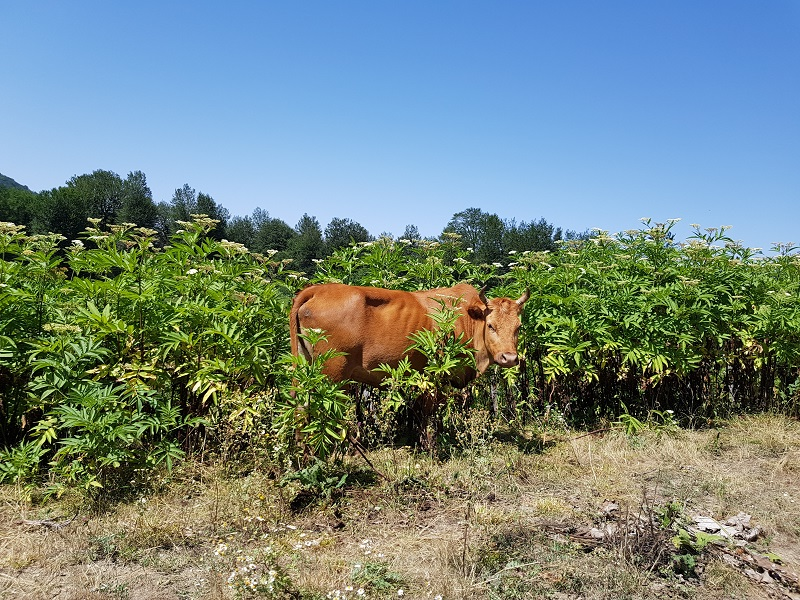
//> input picture 01_start_opencv_gray_scaling/images/input.jpg, 800 x 600 px
$ ./main   (built with g++ and OpenCV 4)
//> lines starting //> are read from the running program, lines starting //| are printed output that depends on the picture
#include <iostream>
#include <opencv4/opencv2/opencv.hpp>

#define CANVAS_WIDTH 512
#define CANVAS_HEIGHT 512

int main(int argc, char const *argv[])
{
    /*
     * Create a black canvas and demonstrate basic drawing operations
     */

    // Create a black image with 3 channels (BGR color space)
    cv::Mat img = cv::Mat::zeros(CANVAS_HEIGHT, CANVAS_WIDTH, CV_8UC3);

    std::cout << "Created canvas: " << CANVAS_WIDTH << "x" << CANVAS_HEIGHT
              << " | Channels: " << img.channels() << std::endl;

    cv::namedWindow("Blank Canvas (Black Image)", cv::WINDOW_GUI_EXPANDED);
    cv::imshow("Blank Canvas (Black Image)", img);
    std::cout << "Blank black canvas created. Press any key to continue..." << std::endl;
    cv::waitKey(0);

    /*
     * Draw a blue diagonal line across the canvas
     * OpenCV uses BGR color format: cv::Scalar(Blue, Green, Red)
     */
    cv::line(img,
             cv::Point(0, 0),         // Start point (top-left)
             cv::Point(511, 511),     // End point (bottom-right)
             cv::Scalar(255, 127, 0), // Color: Blue=255, Green=127, Red=0
             5);                      // Line thickness: 5 pixels
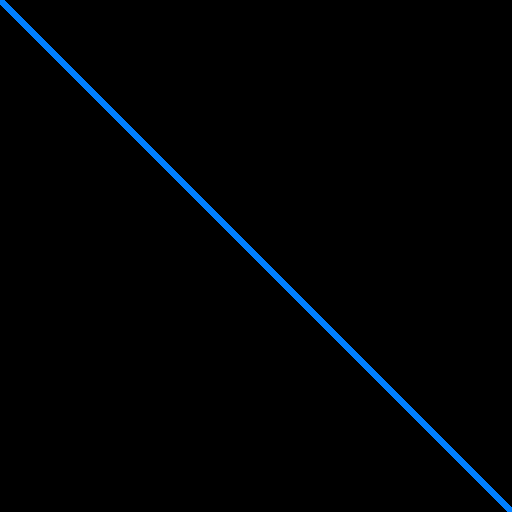
//> img: 512 rows x 512 cols, CV_8UC3; mean B, G, R 4.5, 2.2, 0

    cv::namedWindow("Canvas with Blue Diagonal Line", cv::WINDOW_GUI_EXPANDED);
    cv::imshow("Canvas with Blue Diagonal Line", img);
    std::cout << "Added blue diagonal line from (0,0) to (511,511)" << std::endl;
    std::cout << "Color: B=255, G=127, R=0 (Teal blue)" << std::endl;
    std::cout << "Press any key to continue..." << std::endl;
    cv::waitKey(0);

    /*
     * Draw a red rectangle
     */
    cv::rectangle(img,
                  cv::Point(100, 100),   // Top-left corner
                  cv::Point(300, 250),   // Bottom-right corner
                  cv::Scalar(0, 0, 255), // Color: Pure red (B=0, G=0, R=255)
                  5);                    // Thickness: 5 pixels

    cv::namedWindow("Canvas with Red Rectangle", cv::WINDOW_GUI_EXPANDED);
    cv::imshow("Canvas with Red Rectangle", img);
    std::cout << "Added red rectangle from (100,100) to (300,250)" << std::endl;
    std::cout << "Rectangle size: 200x150 pixels" << std::endl;
    std::cout << "Press any key to continue..." << std::endl;
    cv::waitKey(0);

    /*
     * Additional drawing examples for better understanding
     */

    // Draw a filled green circle
    cv::circle(img,
               cv::Point(400, 100),   // Center point
               50,                    // Radius: 50 pixels
               cv::Scalar(0, 255, 0), // Color: Pure green
               -1);                   // Thickness: -1 means filled
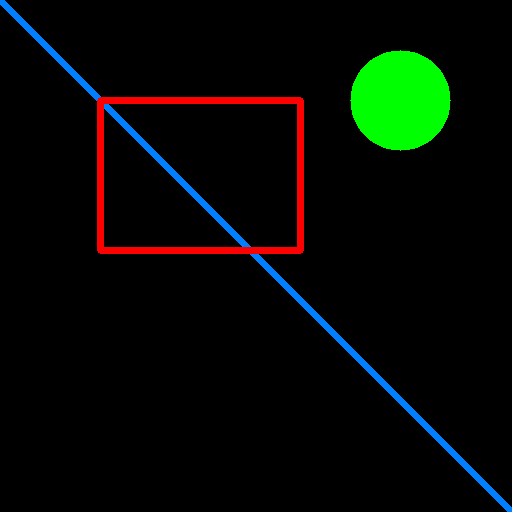
//> img: 512 rows x 512 cols, CV_8UC3; mean B, G, R 4.3, 9.8, 4.7

    cv::namedWindow("Added Filled Green Circle", cv::WINDOW_GUI_EXPANDED);
    cv::imshow("Added Filled Green Circle", img);
    std::cout << "Added filled green circle at center (400,100)" << std::endl;
    std::cout << "Press any key to continue..." << std::endl;
    cv::waitKey(0);

    // Draw text on the image
    cv::putText(img,
                "OpenCV Drawing Demo",     // Text to display
                cv::Point(50, 450),        // Bottom-left position
                cv::FONT_HERSHEY_SIMPLEX,  // Font type
                1.0,                       // Font scale
                cv::Scalar(255, 255, 255), // Color: White
                2);                        // Thickness

    cv::namedWindow("Final Canvas with All Drawings", cv::WINDOW_GUI_EXPANDED);
    cv::imshow("Final Canvas with All Drawings", img);
    std::cout << "Added text: 'OpenCV Drawing Demo'" << std::endl;
    std::cout << "Press any key to continue to cow image example..." << std::endl;
    cv::waitKey(0);

    cv::destroyAllWindows();

    /*
     * Exercise: Load cow image and draw a rectangle around it
     */
    cv::Mat cow = cv::imread("./images/input.jpg", cv::IMREAD_COLOR);
//> cow is the input picture: 600 rows x 800 cols, CV_8UC3; mean B, G, R 128.9, 134.4, 116.5

    // Check if image loaded successfully
    if (cow.empty())
    {
        std::cerr << "Error: Could not load cow image './images/input.jpg'!" << std::endl;
        std::cerr << "Please check if the file exists and path is correct." << std::endl;
        return -1;
    }

    std::cout << "\nCow image loaded successfully!" << std::endl;
    std::cout << "Image size: " << cow.cols << "x" << cow.rows << std::endl;
//| Image size: 800x600

    // Display original cow image
    cv::namedWindow("Original Cow Image", cv::WINDOW_GUI_EXPANDED);
    cv::imshow("Original Cow Image", cow);
    std::cout << "Press any key to add bounding box..." << std::endl;
    cv::waitKey(0);

    /*
     * Draw a rectangle around a region of interest in the cow image
     * Using a custom color (B=43, G=233, R=127) - teal green color
     */
    cv::rectangle(cow,
                  cv::Point(280, 270),      // Top-left corner of ROI
                  cv::Point(530, 400),      // Bottom-right corner of ROI
                  cv::Scalar(43, 233, 127), // Custom teal green color
                  3);                       // Thickness: 3 pixels

    // Add label to the rectangle
    cv::putText(cow,
                "Region of Interest",
                cv::Point(285, 265), // Position above the rectangle
                cv::FONT_HERSHEY_SIMPLEX,
                0.6,                      // Smaller font
                cv::Scalar(43, 233, 127), // Same color as rectangle
                2);
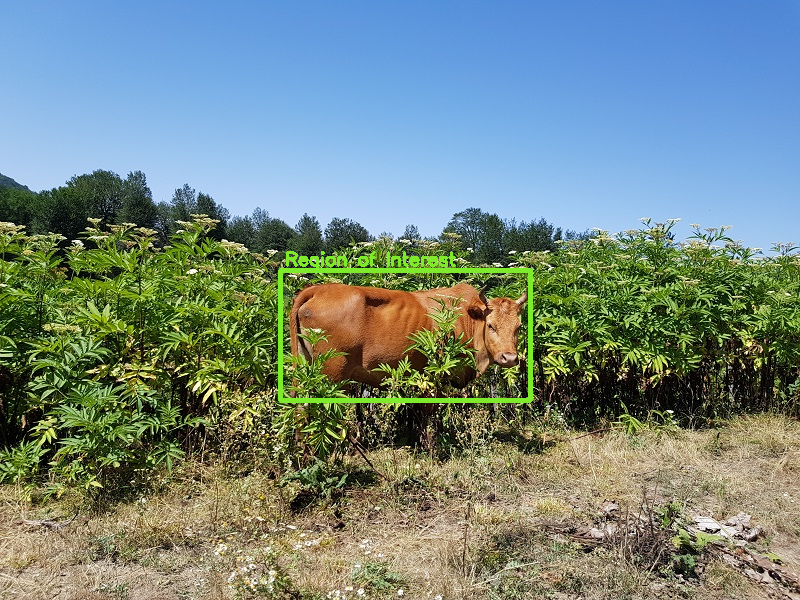
//> cow: 600 rows x 800 cols, CV_8UC3; mean B, G, R 129, 135.8, 117

    cv::namedWindow("Cow Image with Bounding Box", cv::WINDOW_GUI_EXPANDED);
    cv::imshow("Cow Image with Bounding Box", cow);
    std::cout << "Added bounding box from (280,270) to (530,400)" << std::endl;
    std::cout << "Bounding box size: " << (530 - 280) << "x" << (400 - 270) << " pixels" << std::endl;
    std::cout << "Press any key to exit..." << std::endl;
    cv::waitKey(0);

    /*
     * Optional: Save the annotated image
     */
    bool save_success = cv::imwrite("../images/cow_with_bbox.jpg", cow);
    if (save_success)
    {
        std::cout << "Annotated image saved as 'images/cow_with_bbox.jpg'" << std::endl;
    }

    /*
     * Additional example: Draw multiple shapes on a clean canvas
     */
    cv::Mat demo_canvas = cv::Mat::zeros(400, 600, CV_8UC3);

    // Set canvas to light gray background
    demo_canvas.setTo(cv::Scalar(200, 200, 200));

    // Draw multiple shapes
    cv::rectangle(demo_canvas, cv::Point(50, 50), cv::Point(150, 150), cv::Scalar(0, 0, 255), 2);
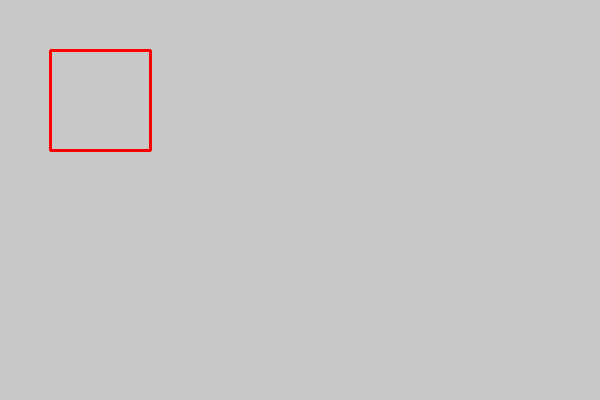
//> demo_canvas: 400 rows x 600 cols, CV_8UC3; mean B, G, R 199, 199, 200.3
    cv::circle(demo_canvas, cv::Point(300, 100), 40, cv::Scalar(255, 0, 0), -1);
    cv::line(demo_canvas, cv::Point(400, 50), cv::Point(550, 150), cv::Scalar(0, 255, 0), 3);
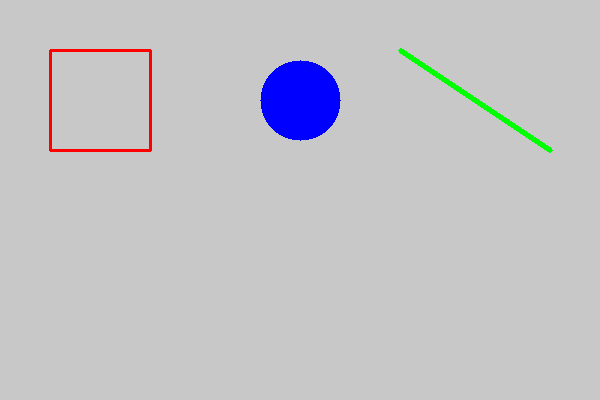
//> demo_canvas: 400 rows x 600 cols, CV_8UC3; mean B, G, R 199.4, 195, 195.3
    cv::putText(demo_canvas, "Drawing Demo", cv::Point(200, 350), cv::FONT_HERSHEY_COMPLEX, 1.2, cv::Scalar(0, 0, 0), 2);

    cv::namedWindow("Advanced Drawing Demo", cv::WINDOW_GUI_EXPANDED);
    cv::imshow("Advanced Drawing Demo", demo_canvas);
    std::cout << "\nAdvanced drawing demo completed!" << std::endl;
    std::cout << "Press any key to exit program..." << std::endl;
    cv::waitKey(0);

    cv::destroyAllWindows();
    std::cout << "Program finished successfully!" << std::endl;

    return 0;
}
